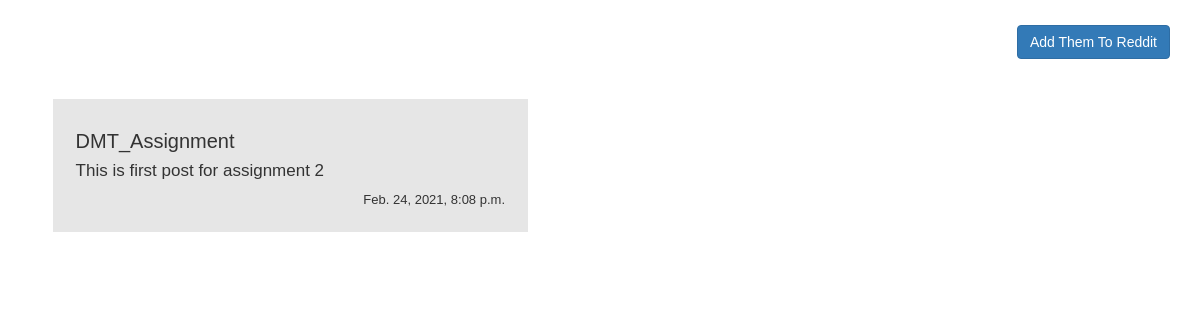
Page /rshow/ on the earlier database version.
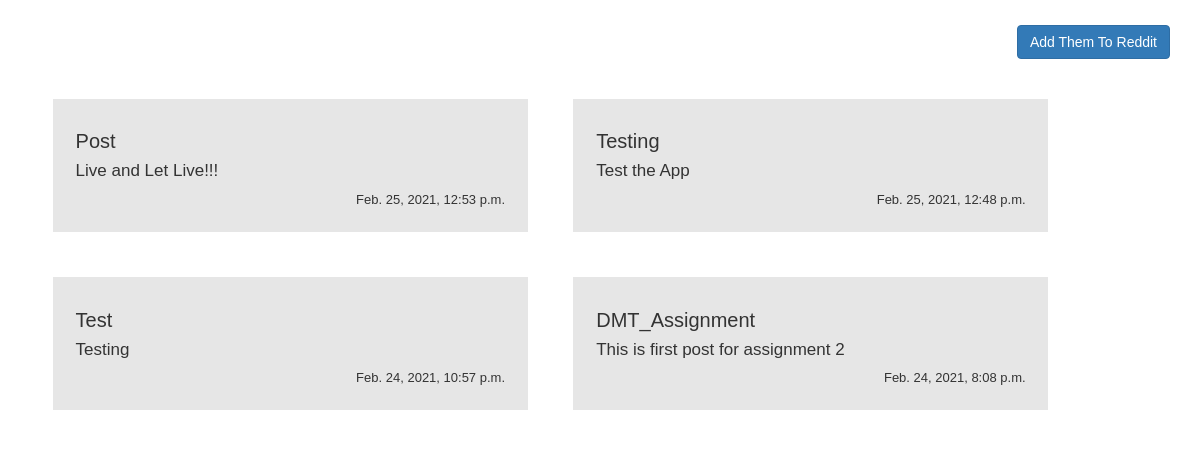
Same page on the later database version.
### scraptwitter/models.py (models this page shows)
class RedditModel(models.Model):
    title = models.CharField(max_length = 100)
    created_at = models.DateTimeField()
    added_at = models.DateTimeField(auto_now_add=True,auto_now=False)
    post = models.CharField(max_length = 280)

### scraptwitter/views.py (the view)
# urls.py: path('rshow/',views.RedditData),
def RedditData(request):
    posts = RedditModel.objects.all().order_by('-created_at')
    return render(request, 'RedditShow.html',{'records':posts})

### scraptwitter/templates/RedditShow.html (shortened to what this page needs)
{% extends 'home.html'%}
{% block content %}
<div align="right"><a href="/rpost" class="btn btn-primary">Add Them To Reddit </a></div>
<br />
<div class="card-deck">
    {% for record in records %}
  <div class="card bg-light col-lg-5" style="background-color:#e6e6e6;padding:1% 2% 2% 2%;margin:2%">
      <h3 class="card-title" style="font-size:2rem">{{record.title}}</h3>
      <h5 class="card-body" style="font-size:1.7rem">{{record.post}}</h5>
      <div class="card-footer"   style="font-size:1.3rem"><span style="float:right">{{ record.created_at }}</span></div>
  </div>
    {% endfor %}
</div>
<br>
<br>
{% endblock %}

Differences in the rows shown:
added RedditModel: title "Post", post "Live and Let Live!!!", created_at "Feb. 25, 2021, 12:53 p.m."
added RedditModel: title "Testing", post "Test the App", created_at "Feb. 25, 2021, 12:48 p.m."
added RedditModel: title "Test", post "Testing", created_at "Feb. 24, 2021, 10:57 p.m."
